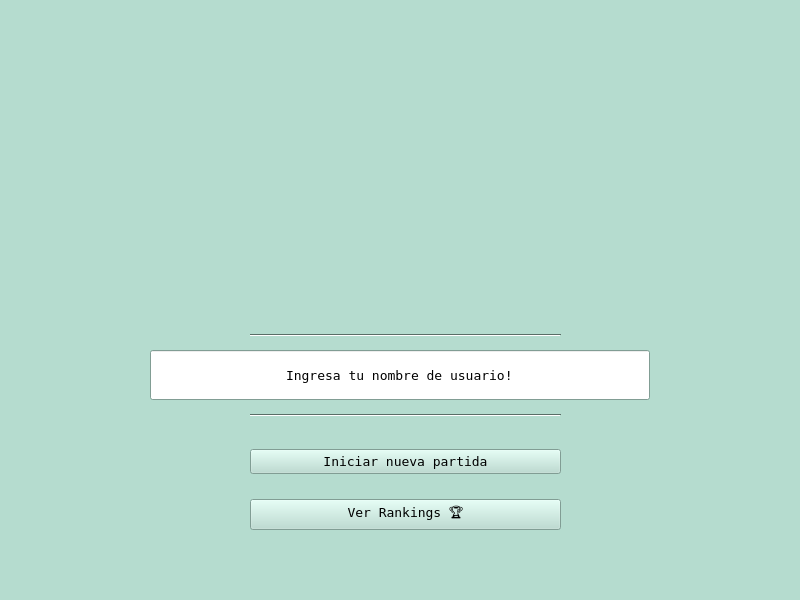
<?xml version="1.0" encoding="UTF-8"?>
<ui version="4.0">
 <class>ventana_inicial</class>
 <widget class="QMainWindow" name="ventana_inicial">
  <property name="geometry">
   <rect>
    <x>0</x>
    <y>0</y>
    <width>800</width>
    <height>600</height>
   </rect>
  </property>
  <property name="palette">
   <palette>
    <active>
     <colorrole role="WindowText">
      <brush brushstyle="SolidPattern">
       <color alpha="255">
        <red>0</red>
        <green>0</green>
        <blue>0</blue>
       </color>
      </brush>
     </colorrole>
     <colorrole role="Button">
      <brush brushstyle="SolidPattern">
       <color alpha="255">
        <red>181</red>
        <green>220</green>
        <blue>207</blue>
       </color>
      </brush>
     </colorrole>
     <colorrole role="Light">
      <brush brushstyle="SolidPattern">
       <color alpha="255">
        <red>255</red>
        <green>255</green>
        <blue>255</blue>
       </color>
      </brush>
     </colorrole>
     <colorrole role="Midlight">
      <brush brushstyle="SolidPattern">
       <color alpha="255">
        <red>218</red>
        <green>237</green>
        <blue>231</blue>
       </color>
      </brush>
     </colorrole>
     <colorrole role="Dark">
      <brush brushstyle="SolidPattern">
       <color alpha="255">
        <red>90</red>
        <green>110</green>
        <blue>103</blue>
       </color>
      </brush>
     </colorrole>
     <colorrole role="Mid">
      <brush brushstyle="SolidPattern">
       <color alpha="255">
        <red>121</red>
        <green>147</green>
        <blue>138</blue>
       </color>
      </brush>
     </colorrole>
     <colorrole role="Text">
      <brush brushstyle="SolidPattern">
       <color alpha="255">
        <red>0</red>
        <green>0</green>
        <blue>0</blue>
       </color>
      </brush>
     </colorrole>
     <colorrole role="BrightText">
      <brush brushstyle="SolidPattern">
       <color alpha="255">
        <red>255</red>
        <green>255</green>
        <blue>255</blue>
       </color>
      </brush>
     </colorrole>
     <colorrole role="ButtonText">
      <brush brushstyle="SolidPattern">
       <color alpha="255">
        <red>0</red>
        <green>0</green>
        <blue>0</blue>
       </color>
      </brush>
     </colorrole>
     <colorrole role="Base">
      <brush brushstyle="SolidPattern">
       <color alpha="255">
        <red>255</red>
        <green>255</green>
        <blue>255</blue>
       </color>
      </brush>
     </colorrole>
     <colorrole role="Window">
      <brush brushstyle="SolidPattern">
       <color alpha="255">
        <red>181</red>
        <green>220</green>
        <blue>207</blue>
       </color>
      </brush>
     </colorrole>
     <colorrole role="Shadow">
      <brush brushstyle="SolidPattern">
       <color alpha="255">
        <red>0</red>
        <green>0</green>
        <blue>0</blue>
       </color>
      </brush>
     </colorrole>
     <colorrole role="AlternateBase">
      <brush brushstyle="SolidPattern">
       <color alpha="255">
        <red>218</red>
        <green>237</green>
        <blue>231</blue>
       </color>
      </brush>
     </colorrole>
     <colorrole role="ToolTipBase">
      <brush brushstyle="SolidPattern">
       <color alpha="255">
        <red>255</red>
        <green>255</green>
        <blue>220</blue>
       </color>
      </brush>
     </colorrole>
     <colorrole role="ToolTipText">
      <brush brushstyle="SolidPattern">
       <color alpha="255">
        <red>0</red>
        <green>0</green>
        <blue>0</blue>
       </color>
      </brush>
     </colorrole>
     <colorrole role="PlaceholderText">
      <brush brushstyle="NoBrush">
       <color alpha="128">
        <red>0</red>
        <green>0</green>
        <blue>0</blue>
       </color>
      </brush>
     </colorrole>
    </active>
    <inactive>
     <colorrole role="WindowText">
      <brush brushstyle="SolidPattern">
       <color alpha="255">
        <red>0</red>
        <green>0</green>
        <blue>0</blue>
       </color>
      </brush>
     </colorrole>
     <colorrole role="Button">
      <brush brushstyle="SolidPattern">
       <color alpha="255">
        <red>181</red>
        <green>220</green>
        <blue>207</blue>
       </color>
      </brush>
     </colorrole>
     <colorrole role="Light">
      <brush brushstyle="SolidPattern">
       <color alpha="255">
        <red>255</red>
        <green>255</green>
        <blue>255</blue>
       </color>
      </brush>
     </colorrole>
     <colorrole role="Midlight">
      <brush brushstyle="SolidPattern">
       <color alpha="255">
        <red>218</red>
        <green>237</green>
        <blue>231</blue>
       </color>
      </brush>
     </colorrole>
     <colorrole role="Dark">
      <brush brushstyle="SolidPattern">
       <color alpha="255">
        <red>90</red>
        <green>110</green>
        <blue>103</blue>
       </color>
      </brush>
     </colorrole>
     <colorrole role="Mid">
      <brush brushstyle="SolidPattern">
       <color alpha="255">
        <red>121</red>
        <green>147</green>
        <blue>138</blue>
       </color>
      </brush>
     </colorrole>
     <colorrole role="Text">
      <brush brushstyle="SolidPattern">
       <color alpha="255">
        <red>0</red>
        <green>0</green>
        <blue>0</blue>
       </color>
      </brush>
     </colorrole>
     <colorrole role="BrightText">
      <brush brushstyle="SolidPattern">
       <color alpha="255">
        <red>255</red>
        <green>255</green>
        <blue>255</blue>
       </color>
      </brush>
     </colorrole>
     <colorrole role="ButtonText">
      <brush brushstyle="SolidPattern">
       <color alpha="255">
        <red>0</red>
        <green>0</green>
        <blue>0</blue>
       </color>
      </brush>
     </colorrole>
     <colorrole role="Base">
      <brush brushstyle="SolidPattern">
       <color alpha="255">
        <red>255</red>
        <green>255</green>
        <blue>255</blue>
       </color>
      </brush>
     </colorrole>
     <colorrole role="Window">
      <brush brushstyle="SolidPattern">
       <color alpha="255">
        <red>181</red>
        <green>220</green>
        <blue>207</blue>
       </color>
      </brush>
     </colorrole>
     <colorrole role="Shadow">
      <brush brushstyle="SolidPattern">
       <color alpha="255">
        <red>0</red>
        <green>0</green>
        <blue>0</blue>
       </color>
      </brush>
     </colorrole>
     <colorrole role="AlternateBase">
      <brush brushstyle="SolidPattern">
       <color alpha="255">
        <red>218</red>
        <green>237</green>
        <blue>231</blue>
       </color>
      </brush>
     </colorrole>
     <colorrole role="ToolTipBase">
      <brush brushstyle="SolidPattern">
       <color alpha="255">
        <red>255</red>
        <green>255</green>
        <blue>220</blue>
       </color>
      </brush>
     </colorrole>
     <colorrole role="ToolTipText">
      <brush brushstyle="SolidPattern">
       <color alpha="255">
        <red>0</red>
        <green>0</green>
        <blue>0</blue>
       </color>
      </brush>
     </colorrole>
     <colorrole role="PlaceholderText">
      <brush brushstyle="NoBrush">
       <color alpha="128">
        <red>0</red>
        <green>0</green>
        <blue>0</blue>
       </color>
      </brush>
     </colorrole>
    </inactive>
    <disabled>
     <colorrole role="WindowText">
      <brush brushstyle="SolidPattern">
       <color alpha="255">
        <red>90</red>
        <green>110</green>
        <blue>103</blue>
       </color>
      </brush>
     </colorrole>
     <colorrole role="Button">
      <brush brushstyle="SolidPattern">
       <color alpha="255">
        <red>181</red>
        <green>220</green>
        <blue>207</blue>
       </color>
      </brush>
     </colorrole>
     <colorrole role="Light">
      <brush brushstyle="SolidPattern">
       <color alpha="255">
        <red>255</red>
        <green>255</green>
        <blue>255</blue>
       </color>
      </brush>
     </colorrole>
     <colorrole role="Midlight">
      <brush brushstyle="SolidPattern">
       <color alpha="255">
        <red>218</red>
        <green>237</green>
        <blue>231</blue>
       </color>
      </brush>
     </colorrole>
     <colorrole role="Dark">
      <brush brushstyle="SolidPattern">
       <color alpha="255">
        <red>90</red>
        <green>110</green>
        <blue>103</blue>
       </color>
      </brush>
     </colorrole>
     <colorrole role="Mid">
      <brush brushstyle="SolidPattern">
       <color alpha="255">
        <red>121</red>
        <green>147</green>
        <blue>138</blue>
       </color>
      </brush>
     </colorrole>
     <colorrole role="Text">
      <brush brushstyle="SolidPattern">
       <color alpha="255">
        <red>90</red>
        <green>110</green>
        <blue>103</blue>
       </color>
      </brush>
     </colorrole>
     <colorrole role="BrightText">
      <brush brushstyle="SolidPattern">
       <color alpha="255">
        <red>255</red>
        <green>255</green>
        <blue>255</blue>
       </color>
      </brush>
     </colorrole>
     <colorrole role="ButtonText">
      <brush brushstyle="SolidPattern">
       <color alpha="255">
        <red>90</red>
        <green>110</green>
        <blue>103</blue>
       </color>
      </brush>
     </colorrole>
     <colorrole role="Base">
      <brush brushstyle="SolidPattern">
       <color alpha="255">
        <red>181</red>
        <green>220</green>
        <blue>207</blue>
       </color>
      </brush>
     </colorrole>
     <colorrole role="Window">
      <brush brushstyle="SolidPattern">
       <color alpha="255">
        <red>181</red>
        <green>220</green>
        <blue>207</blue>
       </color>
      </brush>
     </colorrole>
     <colorrole role="Shadow">
      <brush brushstyle="SolidPattern">
       <color alpha="255">
        <red>0</red>
        <green>0</green>
        <blue>0</blue>
       </color>
      </brush>
     </colorrole>
     <colorrole role="AlternateBase">
      <brush brushstyle="SolidPattern">
       <color alpha="255">
        <red>181</red>
        <green>220</green>
        <blue>207</blue>
       </color>
      </brush>
     </colorrole>
     <colorrole role="ToolTipBase">
      <brush brushstyle="SolidPattern">
       <color alpha="255">
        <red>255</red>
        <green>255</green>
        <blue>220</blue>
       </color>
      </brush>
     </colorrole>
     <colorrole role="ToolTipText">
      <brush brushstyle="SolidPattern">
       <color alpha="255">
        <red>0</red>
        <green>0</green>
        <blue>0</blue>
       </color>
      </brush>
     </colorrole>
     <colorrole role="PlaceholderText">
      <brush brushstyle="NoBrush">
       <color alpha="128">
        <red>0</red>
        <green>0</green>
        <blue>0</blue>
       </color>
      </brush>
     </colorrole>
    </disabled>
   </palette>
  </property>
  <property name="font">
   <font>
    <family>Terminal</family>
    <pointsize>10</pointsize>
   </font>
  </property>
  <property name="windowTitle">
   <string>ventana_inicial</string>
  </property>
  <property name="windowIcon">
   <iconset>
    <normaloff>../sprites/Personajes/Verde/still.png</normaloff>../sprites/Personajes/Verde/still.png</iconset>
  </property>
  <property name="autoFillBackground">
   <bool>false</bool>
  </property>
  <widget class="QWidget" name="centralwidget">
   <widget class="QLabel" name="logo">
    <property name="geometry">
     <rect>
      <x>200</x>
      <y>50</y>
      <width>400</width>
      <height>300</height>
     </rect>
    </property>
    <property name="text">
     <string/>
    </property>
    <property name="pixmap">
     <pixmap>../sprites/Logo.png</pixmap>
    </property>
    <property name="scaledContents">
     <bool>true</bool>
    </property>
   </widget>
   <widget class="QLineEdit" name="form_nombre">
    <property name="geometry">
     <rect>
      <x>150</x>
      <y>350</y>
      <width>500</width>
      <height>50</height>
     </rect>
    </property>
    <property name="text">
     <string>Ingresa tu nombre de usuario!</string>
    </property>
    <property name="alignment">
     <set>Qt::AlignCenter</set>
    </property>
   </widget>
   <widget class="QWidget" name="verticalLayoutWidget">
    <property name="geometry">
     <rect>
      <x>250</x>
      <y>430</y>
      <width>311</width>
      <height>121</height>
     </rect>
    </property>
    <layout class="QVBoxLayout" name="verticalLayout">
     <item>
      <widget class="QPushButton" name="boton_partida_nueva">
       <property name="text">
        <string>Iniciar nueva partida</string>
       </property>
      </widget>
     </item>
     <item>
      <widget class="QPushButton" name="boton_rankings">
       <property name="text">
        <string>Ver Rankings 🏆</string>
       </property>
      </widget>
     </item>
    </layout>
   </widget>
   <widget class="Line" name="line">
    <property name="geometry">
     <rect>
      <x>250</x>
      <y>390</y>
      <width>311</width>
      <height>51</height>
     </rect>
    </property>
    <property name="orientation">
     <enum>Qt::Horizontal</enum>
    </property>
   </widget>
   <widget class="Line" name="line_2">
    <property name="geometry">
     <rect>
      <x>250</x>
      <y>310</y>
      <width>311</width>
      <height>51</height>
     </rect>
    </property>
    <property name="orientation">
     <enum>Qt::Horizontal</enum>
    </property>
   </widget>
  </widget>
 </widget>
 <resources/>
 <connections/>
</ui>
